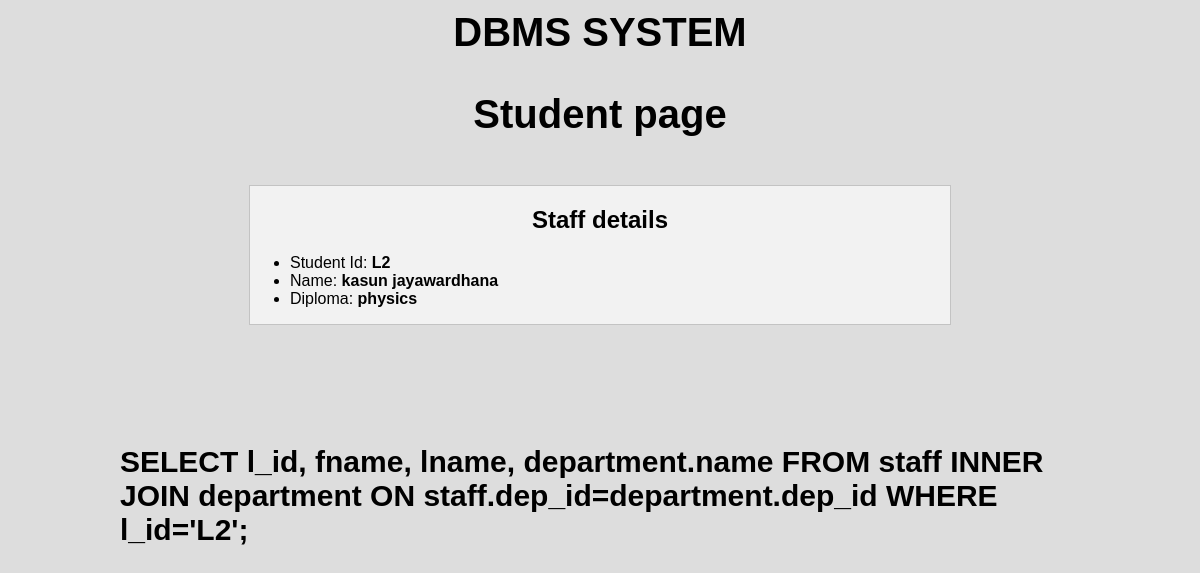
/admin/staff.php?l_id=L2, run on an earlier commit of the app's database.
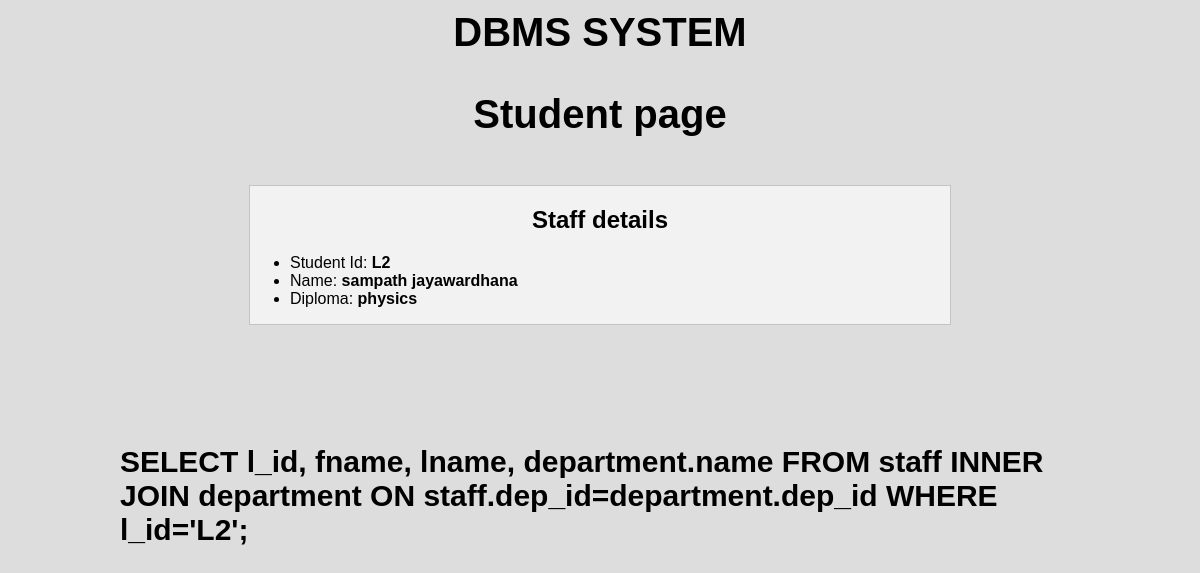
And on a later commit of the database.
### tables this page shows
CREATE TABLE `staff` (
  `l_id` varchar(50) NOT NULL,
  `fname` varchar(225) NOT NULL,
  `lname` varchar(225) NOT NULL,
  `dep_id` varchar(50) NOT NULL
);

CREATE TABLE `department` (
  `dep_id` varchar(50) NOT NULL,
  `name` varchar(225) NOT NULL
);

### admin/staff.php (the view, shortened to what this page needs)
<?php
if(isset($_GET["l_id"])){
    include_once("config.php");
    $l_id = $_GET["l_id"];
    $sql3 = "SELECT l_id, fname, lname, department.name FROM staff INNER JOIN department ON staff.dep_id=department.dep_id WHERE l_id='$l_id';";
    $result3 = mysqli_query($con, $sql3) or die(mysqli_error($con));
    if(mysqli_num_rows($result3)>0){
        $str3 = '';
        while($row=mysqli_fetch_assoc($result3)){
            $str3 .= "<li>Student Id: <b>$row[l_id]</b></li>";
            $str3 .= "<li>Name: <b>$row[fname] "." "."$row[lname]</b></li>";
            $str3 .= "<li>Diploma: <b>$row[name]</b></li>";
        }
    }
}
 ?>
 <!DOCTYPE html>
<html>
<head>
    <link rel="stylesheet" href="../css/form.css?modified=205209">
    <link rel="stylesheet" href="../css/test.css?modified=20094">
    <link rel="stylesheet" href="../css/tab.css?modified=200209">
    <link rel="stylesheet" href="../css/navbar.css?modified=20209">
</head>
<body>
    <a href="index.php"><h1>DBMS System</h1></a>
        <h1>Student page</h1>
        <div class="container-main2">
            <h2>Staff details</h2>
            <ul>
                <?php if(isset($str3)){echo $str3; } ?>
            </ul>
        </div>
        <div id="msg">
            <?php echo $sql3 ?>
        </div>
    </body>
</html>

What changed in the data, as far as the page shows it:
changed staff "jayawardhana": fname "kasun" → "sampath"
